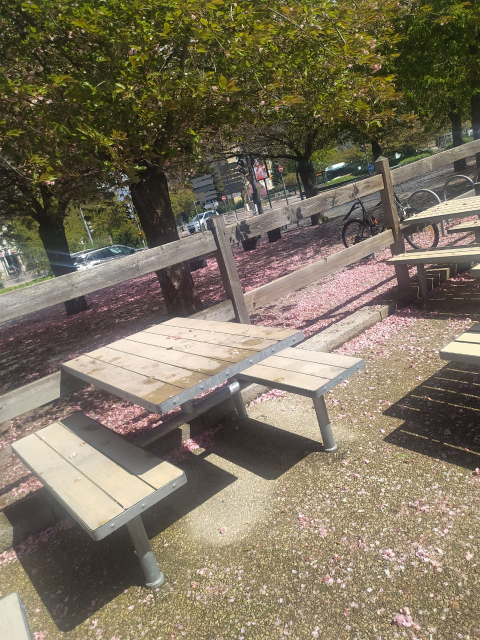
#> input picture image.jpeg, 960 x 1280 px (shown at 1/2 size)
$ jupyter execute --allow-errors class.ipynb
#> lines starting #> are read from the running program, lines starting #| are printed output that depends on the picture
Instructions:
- You are required to answer all questions on or before Friday 26th of April, 2024
- Create a Google Collab file and do all your assignments on it. Make sure you comment your code
properly and begin a new exercise in a new cell with adequate descriptions and comments.
- After each exercise, add a new text cell below it and explain your procedure and reasoning behind
your implementation.
- When you are done with your assignment, submit the link of the google collab file on the
FlexTrain Platform and then download it as an .ipynb extension and share it to my slack DM.
NB: You are required to do further research to be able to implement some of these tasks.
a) Object-Oriented Programming (OOP) Practice Questions:
1) Create a class named Rectangle with attributes width and height. Implement methods to calculate
the area and perimeter of the rectangle.
2) Write a class named BankAccount that represents a bank account with attributes account_number,
account_holder_name, and balance. Implement methods to deposit and withdraw money from the
account while considering balance constraints.
3) Create a class hierarchy for a game, with a base class Game and derived classes such as Chess,
Monopoly, and Scrabble. Implement different methods and attributes specific to each game.
4) Implement a class called Car with attributes make, model, and year. Add a class method that
returns the total count of cars created.
5) Design a class called Employee with attributes name, salary, and designation. Implement a
method that calculates the annual bonus based on the employee's salary and designation.
b)
File Handling Practice Questions:
1) Write a Python program that reads a text file and counts the occurrences of each word in the file.
Display the word frequency as a dictionary.
2) Write a Python function that accepts a directory path as input and recursively lists all file names
in that directory and its subdirectories.
3) Create a program that reads an image file, applies a grayscale filter to it, and saves the modified
image as a new file.

### 5)

[cell 1]
class Employee:
    def __init__(self, name, salary, designation):
        self.name = name
        self.salary = salary
        self.designation = designation

    def bonus(self):
        bonus_percentage = 0
        if self.designation == 'engineer':
            bonus_percentage = 20
        elif self.designation == 'manager':
            bonus_percentage = 25
        elif self.designation == 'director':
            bonus_percentage = 30
        return self.salary * (bonus_percentage)//100

em1 = Employee("Diane", 150000, 'engineer')
print(f"Your annual bonus is: {em1.bonus()}")
em2 = Employee("Reine", 200000, 'manager')
print(f"Your annual bonus is: {em2.bonus()}")
em3 = Employee("Fadia", 250000, 'director')
print(f"Your annual bonus is: {em3.bonus()}")

### 4)

[cell 2]
class Car:
    total = 0
    def __init__(self, make, model, year):
        self.make = make
        self.model = model
        self.year = year

        Car.total += 1

    @classmethod
    def count(cls):
        return cls.total

car1 = Car('Tesla', 'S', 2023)
car2 = Car('BMW', 'X', 2015)
car3 = Car('Ford', 'Mustang', 2020)

print(f"Total cars created are: {Car.count()}")

### 3)

[cell 3]
class Game:
    def __init__(self) -> None:
        pass
class Chess(Game):
    def __init__(self) -> None:
        super().__init__()

class Monopoly(Game):
    def __init__(self) -> None:
        super().__init__()

class Scrabble(Game):
    def __init__(self) -> None:
        super().__init__()

### 1)

[cell 4]
class Rectangle:
    def __init__(self, width, height):
        self.width = width
        self.height = height

    def area(self):
        return self.width * self.height

    def perimeter(self):
        return 2 * (self.width + self.height)

ex = Rectangle(3, 4)
print(f"The area is: {ex.area()} cm^2")
print(f"The perimeter is {ex.perimeter()} cm")

### 2)

[cell 5]
class BankAccount:
    def __init__(self, account_number, holder_name, balance):
        self.account_number = account_number
        self.holder_name = holder_name
        self.balance = balance

    def deposit(self, amount):
        self.balance += amount
        return self.balance

    def withdraw(self, amount):
        if amount > self.balance:
            return("Insufficient funds")
        else:
            self.balance -= amount
            return self.balance


a = BankAccount(253655, "John Doe", 2000)
print(a.deposit(500))
print(a.withdraw(1000))
print(a.withdraw(3000))

### File handling

[cell 6]
def count_word(file):
    word_count = {}
    with open(file, 'r') as f:
        for line in f:
            words = line.split()

            for i in words:
                if i in word_count:
                    word_count[i] = word_count[i] + 1
                else:
                    word_count[i] = 1

    return word_count

#> (the rest of this cell did not finish here and is left out)

[cell 7]
import os

def list_files(directory):
    file_list = []

    for root, dirs, files in os.walk(directory):

        for file in files:
            # Join the root directory with the file name to get the full path
            # file_path = os.path.join(file)
            # # Add the file path to the list
            file_list.append(file)
    return file_list

# Example usage:
directory_path = 'sol'  # Replace this with your directory path
files = list_files(directory_path)
for file in files:
    print(file)

[cell 8]
from PIL import Image
def graysacle(image):
#> called with image = 'image.jpeg'
    with Image.open(image) as img:
#> img is the input picture: PIL image 960x1280 RGB; mean R, G, B 123.6, 114, 93.8
        gray = img.convert('L')
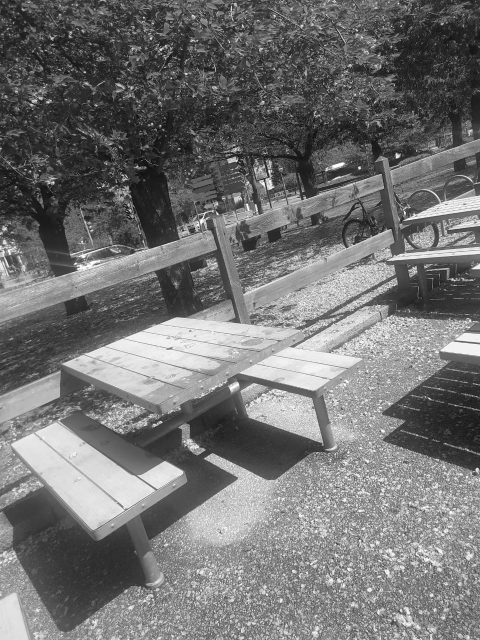
#> gray: PIL image 960x1280 L (shown at 1/2 size); min 1, max 255, mean 114.5
        gray.save('image_gray.jpeg')

graysacle('image.jpeg')
